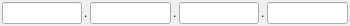
<?xml version="1.0" encoding="UTF-8"?>
<ui version="4.0">
 <class>IPAddressCtrl</class>
 <widget class="QWidget" name="IPAddressCtrl">
  <property name="geometry">
   <rect>
    <x>0</x>
    <y>0</y>
    <width>350</width>
    <height>24</height>
   </rect>
  </property>
  <property name="sizePolicy">
   <sizepolicy hsizetype="Preferred" vsizetype="Minimum">
    <horstretch>0</horstretch>
    <verstretch>0</verstretch>
   </sizepolicy>
  </property>
  <property name="windowTitle">
   <string>Form</string>
  </property>
  <layout class="QHBoxLayout" name="horizontalLayout">
   <property name="spacing">
    <number>2</number>
   </property>
   <property name="leftMargin">
    <number>2</number>
   </property>
   <property name="topMargin">
    <number>2</number>
   </property>
   <property name="rightMargin">
    <number>2</number>
   </property>
   <property name="bottomMargin">
    <number>2</number>
   </property>
   <item>
    <widget class="IpLineEdit" name="ipEd0"/>
   </item>
   <item>
    <widget class="QLabel" name="label">
     <property name="text">
      <string>.</string>
     </property>
     <property name="scaledContents">
      <bool>true</bool>
     </property>
    </widget>
   </item>
   <item>
    <widget class="IpLineEdit" name="ipEd1"/>
   </item>
   <item>
    <widget class="QLabel" name="label_2">
     <property name="text">
      <string>.</string>
     </property>
     <property name="scaledContents">
      <bool>true</bool>
     </property>
    </widget>
   </item>
   <item>
    <widget class="IpLineEdit" name="ipEd2"/>
   </item>
   <item>
    <widget class="QLabel" name="label_3">
     <property name="text">
      <string>.</string>
     </property>
     <property name="scaledContents">
      <bool>true</bool>
     </property>
    </widget>
   </item>
   <item>
    <widget class="IpLineEdit" name="ipEd3"/>
   </item>
  </layout>
 </widget>
 <customwidgets>
  <customwidget>
   <class>IpLineEdit</class>
   <extends>QLineEdit</extends>
   <header>iplineedit.h</header>
  </customwidget>
 </customwidgets>
 <resources/>
 <connections/>
</ui>
